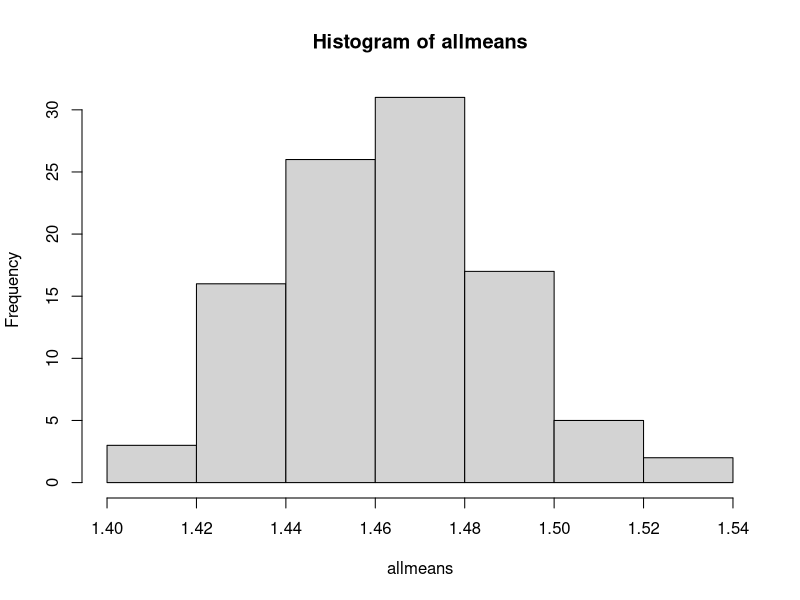
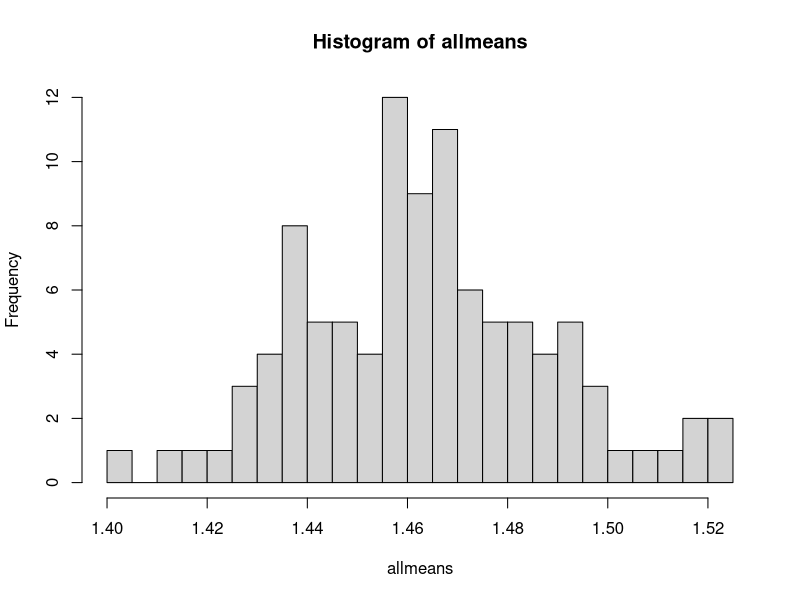
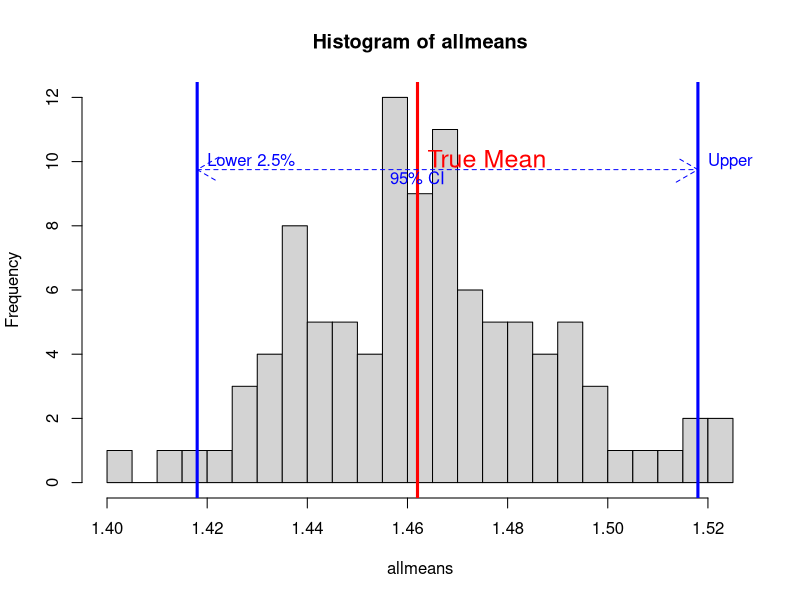
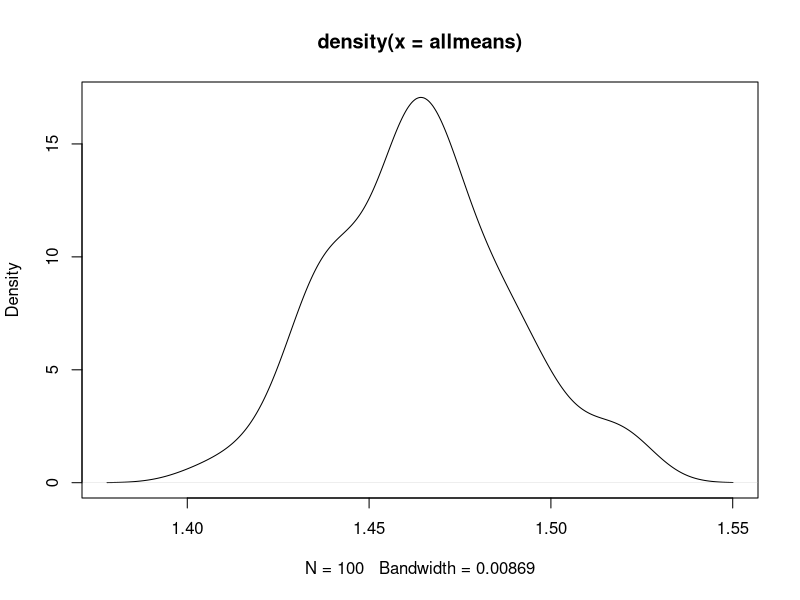
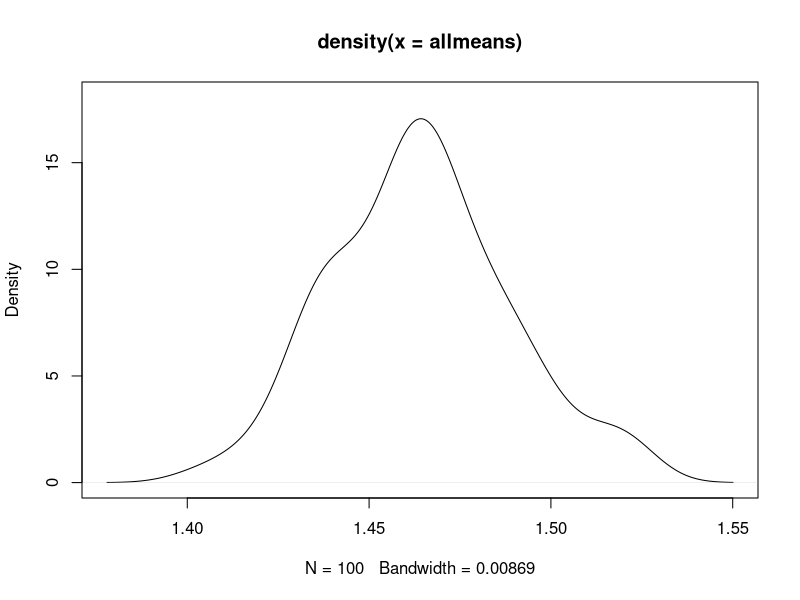
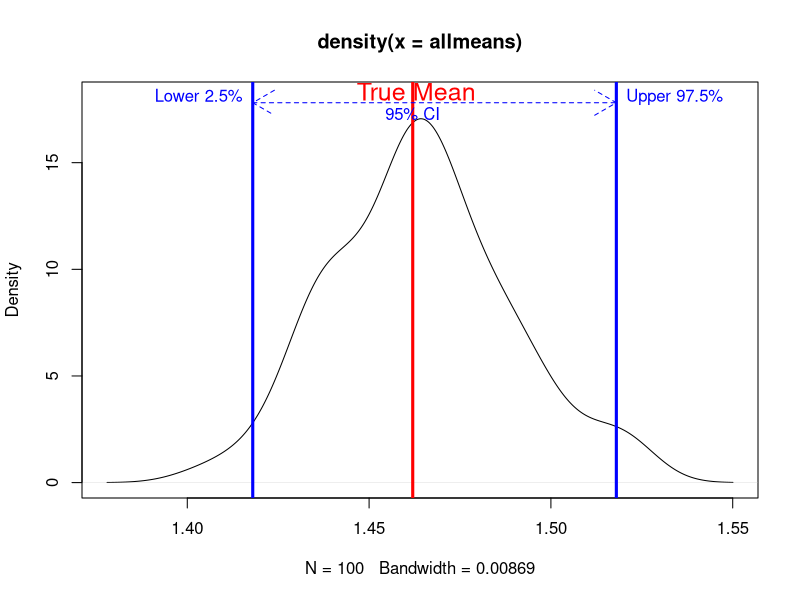

Here is the R script that generated these plots, in order:
# Bootstrap mean of petalL

# get a sample with replacement
petalL <- iris[iris$Species=="setosa","Petal.Length"]
sample( petalL, replace=T )

mean( sample( petalL, replace=T ) )

allmeans <- vector("list", 100)

for ( i in 1:100) {
	
	allmeans[i] <- mean( sample( petalL, replace=T ) ) 
}
head(allmeans)


allmeans <- vector(length=100)

for ( i in 1:100) {
	
	allmeans[i] <- mean( sample( petalL, replace=T ) ) 
}

## baby steps: take a sample, get the mean

x <- sample(petalL, replace=T)
mean(x)

## use lapply to get 100 samples

lapply( 1:100, sample, x=petalL, replace=T)
samples <- lapply (1:100, sample, x=petalL, replace=T)

## Does this work? What is the problem?

# mean(samples)

## samples is a list, so use lapply to get means of each sample. This works:

lapply (samples, mean)

## So save it:

allmeans <- lapply(samples, mean)

## We need two sequential lapply statements, not too bad:

samples <- lapply (1:100, sample, x=petalL, replace=T)
allmeans <- lapply(samples, mean)
head(allmeans)


## Another way is to define the function within lapply:
## Note here that x is just a dummy variable. It takes on a single value of the input list, but we donʻt actually use it

lapply ( 1:100, function(x) { mean(sample( petalL, replace=T))})

## Now try sapply on any/all of the above:

sapply ( 1:100, function(x) { mean(sample( petalL, replace=T))})

## see what they mean about "pretty" output? sapply returns a vector or a matrix if it can

## Back to our confidence interval example:

allmeans <- sapply ( 1:100, function(x) { mean(sample( petalL, replace=T))})

hist(allmeans)

## This is a bit blocky, so letʻs plot more bins:

hist(allmeans, breaks=20)


## The 95% confidence interval is where 95% of the sampled means falls. So if we sort them and draw a line at the 2.5 percentile, and the 97.5 percentile, weʻll see the 95%CI

ss <- sort(allmeans)
ss[3] ## lower 2.5% only 100, so round to 3
ss[97] ## upper 97.5%, round to 97

## you could do more samples to cleanly separate 2.5 and 97.5%

## Plot with bells and whistles
## Plot the true mean of petalL in red, CI in blue
## Add labels to plot using text
## Lines with abline
## Arrows to indicate 95% CI
hist(allmeans, breaks=20)

abline( v=mean(petalL), col="red", lwd=3)
abline( v=ss[3], col="blue", lwd=3)
abline( v=ss[97], col="blue", lwd=3)
text(mean(petalL), 10, "True Mean", pos=4, col="red", cex=1.5)
text(ss[3], 10, "Lower 2.5%", pos=4, col="blue")
text(ss[97], 10, "Upper 97.5%", pos=4, col="blue")
arrows(ss[3], 9.75, ss[97], 9.75, lty=2, code=3, col="blue")
text(mean(petalL), 9.5, "95% CI", col="blue")
## The mean is mean(petalL), and the 95% CI is (ss[3], ss[97])

## We can also plot the "density" of the means using a  
## kernal density method assuming Gaussian kernal densities
## (Normal)
density(allmeans)
plot(density(allmeans))
d <- density(allmeans)

## what is the object returned? Check using structure function:

str(d)

## it is a list with 7 elements, y is the probability density. To get the maximum height to put our labels on the graph:

d <- density(allmeans)
maxd <- max(d[["y"]])
plot(d, ylim=c(0, maxd+1))

## Bells and whistles:

plot(d, ylim=c(0, maxd+1))

abline( v=mean(petalL), col="red", lwd=3)
abline( v=ss[3], col="blue", lwd=3)
abline( v=ss[97], col="blue", lwd=3)

text(mean(petalL), maxd+1.25, " True Mean", col="red", cex=1.5)
text(ss[3], maxd+1, "Lower 2.5%", pos=2, col="blue")
text(ss[97], maxd+1, "Upper 97.5%", pos=4, col="blue")
arrows(ss[3], maxd+.75, ss[97], maxd+.75, lty=2, code=3, col="blue")
text(mean(petalL), maxd+.25, "95% CI", col="blue")


